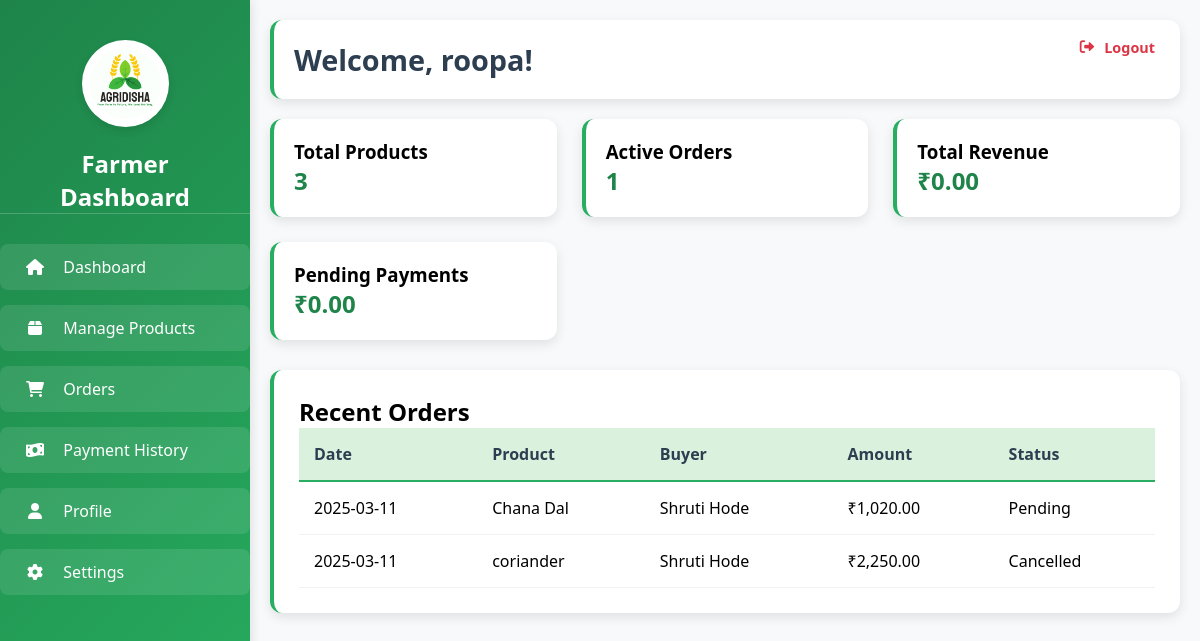
Screenshot of /fardemo.php (signed in) with the database file from the repository.
### tables this page shows
CREATE TABLE IF NOT EXISTS `orders` (
  `id` int NOT NULL AUTO_INCREMENT,
  `buyer_id` int NOT NULL,
  `seller_id` int NOT NULL,
  `product_id` int NOT NULL,
  `quantity` int NOT NULL,
  `total_price` decimal(10,2) NOT NULL,
  `created_at` timestamp NULL DEFAULT CURRENT_TIMESTAMP,
  `order_date` date NOT NULL,
  `status` enum('Pending','Shipped','Delivered','Cancelled') NOT NULL DEFAULT 'Pending',
  PRIMARY KEY (`id`),
  KEY `buyer_id` (`buyer_id`),
  KEY `seller_id` (`seller_id`),
  KEY `product_id` (`product_id`)
);

CREATE TABLE IF NOT EXISTS `products` (
  `id` int NOT NULL AUTO_INCREMENT,
  `name` varchar(255) NOT NULL,
  `description` text,
  `price` decimal(10,2) NOT NULL,
  `unit` varchar(50) NOT NULL,
  `quantity` int NOT NULL,
  `category` varchar(100) NOT NULL,
  `location` varchar(100) NOT NULL,
  `image_url` varchar(255) DEFAULT NULL,
  `seller_id` int NOT NULL,
  `organic_certified` tinyint(1) DEFAULT '0',
  `in_stock` tinyint(1) DEFAULT '1',
  `delivery_options` varchar(255) DEFAULT NULL,
  `created_at` timestamp NULL DEFAULT CURRENT_TIMESTAMP,
  `updated_at` timestamp NULL DEFAULT CURRENT_TIMESTAMP ON UPDATE CURRENT_TIMESTAMP,
  PRIMARY KEY (`id`),
  KEY `seller_id` (`seller_id`)
);

CREATE TABLE IF NOT EXISTS `users` (
  `id` int NOT NULL AUTO_INCREMENT,
  `username` varchar(100) NOT NULL,
  `email` varchar(100) NOT NULL,
  `password_hash` varchar(255) NOT NULL,
  `role` enum('Farmer','Buyer','Admin') NOT NULL,
  `status` enum('approved','pending') NOT NULL DEFAULT 'pending',
  `otp` varchar(6) NOT NULL,
  `otp_verified` tinyint(1) DEFAULT '0',
  `otp_timestamp` timestamp NULL DEFAULT CURRENT_TIMESTAMP,
  `reset_token` varchar(300) DEFAULT NULL,
  `reset_token_expiry` datetime DEFAULT NULL,
  `address_line1` varchar(255) DEFAULT NULL,
  `address_line2` varchar(255) DEFAULT NULL,
  `city` varchar(100) DEFAULT NULL,
  `state` varchar(100) DEFAULT NULL,
  `postal_code` varchar(20) DEFAULT NULL,
  `country` varchar(100) DEFAULT NULL,
  `phone` varchar(20) DEFAULT NULL,
  PRIMARY KEY (`id`),
  UNIQUE KEY `email` (`email`)
);

### fardash.php (the view)
<?php
$farmer_id = $_SESSION['id'];
$stats_query = "SELECT
    (SELECT COUNT(*) FROM products WHERE seller_id = ?) as total_products,
    (SELECT COUNT(*) FROM orders WHERE seller_id = ? AND status = 'pending') as active_orders,
    (SELECT COALESCE(SUM(total_price), 0) FROM orders WHERE seller_id = ? AND status = 'completed') as total_revenue,
    (SELECT COALESCE(SUM(t.amount), 0)
     FROM transactions t
     JOIN orders o ON t.order_id = o.id
     WHERE o.seller_id = ? AND t.payment_status = 'pending') as pending_payments";
$stmt = $conn->prepare($stats_query);
$stmt->bind_param("iiii", $farmer_id, $farmer_id, $farmer_id, $farmer_id);
$stmt->execute();
$result = $stmt->get_result();
$stats = $result->fetch_assoc();
?>
<div class="dashboard-cards">
    <div class="card">
        <h3>Total Products</h3>
        <p><?php echo $stats['total_products']; ?></p>
    </div>
    <div class="card">
        <h3>Active Orders</h3>
        <p><?php echo $stats['active_orders']; ?></p>
    </div>
    <div class="card">
        <h3>Total Revenue</h3>
        <p>₹<?php echo number_format($stats['total_revenue'], 2); ?></p>
    </div>
    <div class="card">
        <h3>Pending Payments</h3>
        <p>₹<?php echo number_format($stats['pending_payments'], 2); ?></p>
    </div>
</div>
<div class="table-container">
    <h2>Recent Orders</h2>
    <?php
    $orders_query = "SELECT o.*, p.name as product_name, u.username as buyer_name
                    FROM orders o
                    JOIN products p ON o.product_id = p.id
                    JOIN users u ON o.buyer_id = u.id
                    WHERE o.seller_id = ?
                    ORDER BY o.created_at DESC LIMIT 10";
    $stmt = $conn->prepare($orders_query);
    $stmt->bind_param("i", $farmer_id);
    $stmt->execute();
    $orders = $stmt->get_result();
    ?>
    <table>
        <thead>
            <tr>
                <th>Date</th>
                <th>Product</th>
                <th>Buyer</th>
                <th>Amount</th>
                <th>Status</th>
            </tr>
        </thead>
        <tbody>
            <?php while ($order = $orders->fetch_assoc()): ?>
            <tr>
                <td><?php echo date('Y-m-d', strtotime($order['created_at'])); ?></td>
                <td><?php echo htmlspecialchars($order['product_name']); ?></td>
                <td><?php echo htmlspecialchars($order['buyer_name']); ?></td>
                <td>₹<?php echo number_format($order['total_price'], 2); ?></td>
                <td><?php echo htmlspecialchars($order['status']); ?></td>
            </tr>
            <?php endwhile; ?>
        </tbody>
    </table>
</div>

### ASSETS/CSS/buyer.css (style rules this page uses)
:root { --primary-green: #1e8449; --secondary-green: #27ae60; --light-green: #daf1de; --accent-brown: #8b4513; --neutral-beige: #f5f0e1; --text-dark: #2c3e50; --text-light: #ffffff; --shadow: rgba(0, 0, 0, 0.1); }
* { margin: 0; padding: 0; box-sizing: border-box; font-family: 'Segoe UI', Tahoma, Geneva, Verdana, sans-serif; }
body { font-family: 'Segoe UI', Tahoma, Geneva, Verdana, sans-serif; margin: 0; padding: 0; background-color: #f8f9fa; }
.dashboard-cards { display: grid; grid-template-columns: repeat(auto-fit, minmax(220px, 1fr)); gap: 25px; margin-bottom: 30px; }
.card { background: white; padding: 20px; border-radius: 12px; box-shadow: 0 4px 12px var(--shadow); transition: transform 0.3s ease; border-left: 4px solid var(--secondary-green); }
.card p { font-size: 24px; font-weight: bold; color: var(--primary-green); margin: 0; }
.table-container { background: white; padding: 25px; border-radius: 12px; box-shadow: 0 4px 12px var(--shadow); margin-top: 25px; border-left: 4px solid var(--secondary-green); }
table { width: 100%; border-collapse: separate; border-spacing: 0; }
th { background-color: var(--light-green); color: var(--text-dark); padding: 15px; text-align: left; font-weight: 600; border-bottom: 2px solid var(--secondary-green); }
td { padding: 15px; border-bottom: 1px solid rgba(0, 0, 0, 0.05); }

### rows the page displays
orders: created_at "2025-03-11", product.name "Chana Dal", buyer.username "Shruti Hode", total_price "1,020.00", status "Pending"
orders: created_at "2025-03-11", product.name "coriander", buyer.username "Shruti Hode", total_price "2,250.00", status "Cancelled"

### other values shown
$_SESSION['username'] "roopa"
$stats['total_products'] "3"
$stats['active_orders'] "1"
$stats['total_revenue'] "0.00"
$stats['pending_payments'] "0.00"
